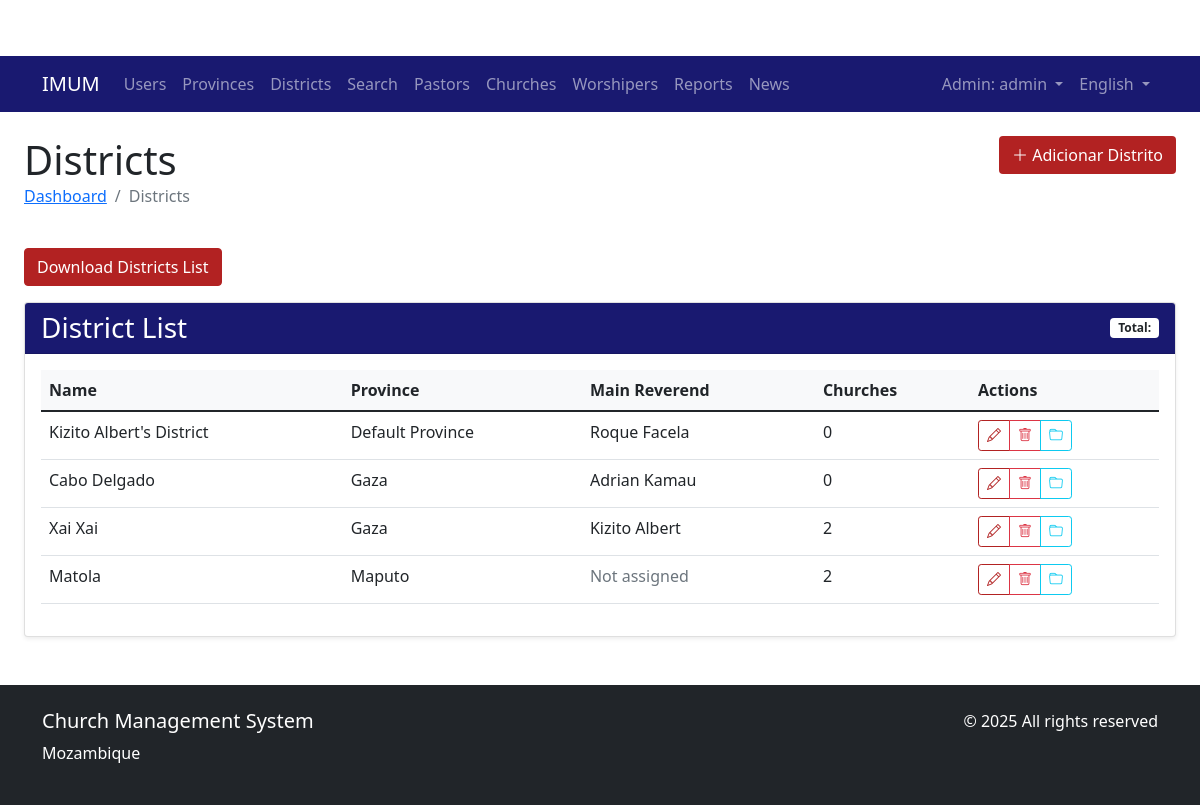
Page /districts/ (signed in) on the committed database.
### church/models.py (models this page shows, shortened)
class User(AbstractUser):
    ROLE_CHOICES = (
        ('ADMIN', _('Admin')),
        ('MAIN_REVEREND', _('Main Reverend')),
        ('PASTOR', _('Pastor')),
    )
    GENDER_CHOICES = (
        ('M', _('Male')),
        ('F', _('Female')),
        ('O', _('Other')),
    )
    PASTOR_CATEGORY_CHOICES = (
        ('DEACON', _('Deacon')),
        ('PROBATIONARY', _('Probationary')),
        ('PRESBYTER', _('Presbyter')),
    )
    role = models.CharField(max_length=20, choices=ROLE_CHOICES, default='PASTOR')
    phone_number = models.CharField(max_length=20, blank=True, null=True)
    profile_picture = models.ImageField(upload_to='profile_pics/', blank=True, null=True)
    address = models.TextField(blank=True, null=True)
    gender = models.CharField(max_length=1, choices=GENDER_CHOICES, blank=True, null=True)
    date_of_birth = models.DateField(blank=True, null=True)
    created_by = models.ForeignKey(
        'self',
        on_delete=models.SET_NULL,
        null=True,
        blank=True,
        related_name='created_users',
        verbose_name=_('Created By')
    )
    groups = models.ManyToManyField(
        Group,
        verbose_name=_('groups'),
        blank=True,
        help_text=_(
            'The groups this user belongs to. A user will get all permissions '
            'granted to each of their groups.'
        ),
        related_name="church_user_set",
        related_query_name="church_user",
    )
    user_permissions = models.ManyToManyField(
        Permission,
        verbose_name=_('user permissions'),
        blank=True,
        help_text=_('Specific permissions for this user.'),
        related_name="church_user_set",
        related_query_name="church_user",
    )
    pastor_category = models.CharField(
        max_length=20,
        choices=PASTOR_CATEGORY_CHOICES,
        null=True,
        blank=True,
        verbose_name=_('Pastor Category')
    )
    class Meta:
        verbose_name = _('user')
        verbose_name_plural = _('users')

class District(models.Model):
    name = models.CharField(max_length=100)
    province = models.ForeignKey(Province, on_delete=models.CASCADE, related_name='districts')
    main_reverend = models.ForeignKey(User, on_delete=models.SET_NULL, null=True, blank=True,
                                    limit_choices_to={'role': 'MAIN_REVEREND'})
    class Meta:
        verbose_name = _('District')
        verbose_name_plural = _('Districts')
        ordering = ['province', 'name']
        unique_together = ('name', 'province')

class Province(models.Model):
    name = models.CharField(max_length=100, unique=True)
    code = models.CharField(max_length=10, unique=True)
    class Meta:
        verbose_name = _('Province')
        verbose_name_plural = _('Provinces')
        ordering = ['name']

### church/views.py (the view)
# urls.py: path('districts/', views.district_list, name='district_list'),
@login_required
def district_list(request):
    if not request.user.is_superuser and request.user.role != 'ADMIN':
        messages.error(request, _('You do not have permission to view this page.'))
        return redirect('dashboard')
    queryset = District.objects.all().order_by('province', 'name')
    districts, per_page = get_paginated_queryset(request, queryset)
    context = {
        'districts': districts,
        'per_page': per_page,
    }
    return render(request, 'church/location/district_list.html', context)

### church/views.py (called while the page is built)
def get_paginated_queryset(request, queryset, default_per_page=30):
    per_page = request.GET.get('per_page', default_per_page)
    try:
        per_page = int(per_page)
        if per_page not in [30, 50, 100]:
            per_page = default_per_page
    except ValueError:
        per_page = default_per_page
    paginator = Paginator(queryset, per_page)
    page = request.GET.get('page')
    paginated = paginator.get_page(page)
    return paginated, per_page

### templates/church/location/district_list.html (shortened to what this page needs)
{% extends "church/base.html" %}
{% load i18n %}
{% block content %}
<div class="container-fluid">
    <div class="row mb-4">
        <div class="col">
            <h1 class="mb-0">{% trans "Districts" %}</h1>
            <nav aria-label="breadcrumb">
                <ol class="breadcrumb">
                    <li class="breadcrumb-item"><a href="{% url 'church:dashboard' %}">{% trans "Dashboard" %}</a></li>
                    <li class="breadcrumb-item active" aria-current="page">{% trans "Districts" %}</li>
                </ol>
            </nav>
        </div>
        <div class="col-auto">
            <a href="{% url 'church:district_create' %}" class="btn" style="background-color: #B22222; color: white;">
                <i class="bi bi-plus-lg"></i> {% trans "Add District" %}
            </a>
        </div>
    </div>
    <div class="mb-3">
        <a href="{% url 'church:download_reports' %}?type=districts" class="btn btn-primary">{% trans "Download Districts List" %}</a>
    </div>
    <div class="card shadow-sm">
        <div class="card-header" style="background-color: #191970; color: white;">
            <div class="d-flex justify-content-between align-items-center">
                <h3 class="card-title mb-0">{% trans "District List" %}</h3>
                <span class="badge bg-white text-dark">
                    {% trans "Total" %}: {{ districts.count }}
                </span>
            </div>
        </div>
        <div class="card-body">
            {% if districts %}
            <div class="table-responsive">
                <table class="table table-hover">
                    <thead>
                        <tr>
                            <th>{% trans "Name" %}</th>
                            <th>{% trans "Province" %}</th>
                            <th>{% trans "Main Reverend" %}</th>
                            <th>{% trans "Churches" %}</th>
                            <th>{% trans "Actions" %}</th>
                        </tr>
                    </thead>
                    <tbody>
                        {% for district in districts %}
                        <tr>
                            <td>{{ district.name }}</td>
                            <td>{{ district.province.name }}</td>
                            <td>
                                {% if district.main_reverend %}
                                    {{ district.main_reverend.get_full_name|default:district.main_reverend.username }}
                                {% else %}
                                    <span class="text-muted">{% trans "Not assigned" %}</span>
                                {% endif %}
                            </td>
                            <td>{{ district.churches.count }}</td>
                            <td>
                                <div class="btn-group btn-group-sm">
                                    <a href="{% url 'church:district_edit' district.pk %}" class="btn btn-outline-primary" title="{% trans 'Edit' %}">
                                        <i class="bi bi-pencil"></i>
                                    </a>
                                    <a href="{% url 'church:district_delete' district.pk %}" class="btn btn-outline-danger" title="{% trans 'Delete' %}">
                                        <i class="bi bi-trash"></i>
                                    </a>
                                    <a href="{% url 'church:church_list' %}?district={{ district.pk }}" class="btn btn-outline-info" title="{% trans 'View Churches' %}">
                                        <i class="bi bi-folder"></i>
                                    </a>
                                </div>
                            </td>
                        </tr>
                        {% endfor %}
                    </tbody>
                </table>
            </div>
            {% endif %}
        </div>
    </div>
</div>
{% endblock %}

### templates/church/base.html (shortened to what this page needs)
<!DOCTYPE html>
{% load i18n static %}
<html lang="{% if LANGUAGE_CODE %}{{ LANGUAGE_CODE }}{% else %}en{% endif %}">
<head>
    <link href="https://cdn.jsdelivr.net/npm/bootstrap@5.1.3/dist/css/bootstrap.min.css" rel="stylesheet">
    <link rel="stylesheet" href="https://cdn.jsdelivr.net/npm/bootstrap-icons@1.8.1/font/bootstrap-icons.css">
    <link rel="stylesheet" href="{% static 'css/custom.css' %}">
</head>
<body>
    <nav class="navbar navbar-expand-lg navbar-dark" style="background-color: #191970;">
        <div class="container">
            <a class="navbar-brand" href="{% url 'church:dashboard' %}">IMUM</a>
            <div class="collapse navbar-collapse" id="navbarNav">
                <ul class="navbar-nav me-auto">
                    {% if user.is_authenticated %}
                        {% if user.is_superuser or user.role == 'ADMIN' %}
                            <li class="nav-item">
                                <a class="nav-link" href="{% url 'church:user_list' %}">{% trans "Users" %}</a>
                            </li>
                            <li class="nav-item">
                                <a class="nav-link" href="{% url 'church:province_list' %}">{% trans "Provinces" %}</a>
                            </li>
                            <li class="nav-item">
                                <a class="nav-link" href="{% url 'church:district_list' %}">{% trans "Districts" %}</a>
                            </li>
                            <li class="nav-item">
                                <a class="nav-link" href="{% url 'church:search' %}">{% trans "Search" %}</a>
                            </li>
                        {% endif %}
                        {% if user.is_superuser or user.role == 'ADMIN' or user.role == 'MAIN_REVEREND' %}
                            <li class="nav-item">
                                <a class="nav-link" href="{% url 'church:pastor_list' %}">{% trans "Pastors" %}</a>
                            </li>
                            <li class="nav-item">
                                <a class="nav-link" href="{% url 'church:church_list' %}">{% trans "Churches" %}</a>
                            </li>
                        {% endif %}
                        <li class="nav-item">
                            <a class="nav-link" href="{% url 'church:worshiper_list' %}">{% trans "Worshipers" %}</a>
                        </li>
                        <li class="nav-item">
                            <a class="nav-link" href="{% url 'church:reports' %}">{% trans "Reports" %}</a>
                        </li>
                        <li class="nav-item">
                            <a class="nav-link" href="{% url 'church:news_list' %}">{% trans "News" %}</a>
                        </li>
                    {% endif %}
                </ul>
                <ul class="navbar-nav">
                    {% if user.is_authenticated %}
                        <li class="nav-item dropdown">
                            <a class="nav-link dropdown-toggle" href="#" id="navbarDropdown" role="button" data-bs-toggle="dropdown">
                                {{ user.get_role_display }}: {{ user.username }}
                            </a>
                        </li>
                    {% else %}
                        <li class="nav-item">
                            <a class="nav-link" href="{% url 'church:login' %}">{% trans "Login" %}</a>
                        </li>
                    {% endif %}
                    <li class="nav-item dropdown">
                        <a class="nav-link dropdown-toggle" href="#" id="languageDropdown" role="button" data-bs-toggle="dropdown">
                            {% if LANGUAGE_CODE == 'pt' %}Português{% else %}English{% endif %}
                        </a>
                    </li>
                </ul>
            </div>
        </div>
    </nav>
    <div class="container-fluid mt-4">
        {% block content %}
        {% endblock %}
    </div>
    <footer class="bg-dark text-white py-4 mt-5">
        <div class="container">
            <div class="row">
                <div class="col-md-6">
                    <h5>{% trans "Church Management System" %}</h5>
                    <p>{% trans "Mozambique" %}</p>
                </div>
                <div class="col-md-6 text-md-end">
                    <p>&copy; {% now "Y" %} {% trans "All rights reserved" %}</p>
                </div>
            </div>
        </div>
    </footer>
</body>
</html>

### static/css/custom.css (style rules this page uses)
:root { --primary-color: #B22222; --secondary-color: #191970; }
body { padding-top: 56px; }
.btn-primary { background-color: var(--primary-color); border-color: var(--primary-color); }
.btn-outline-primary { color: var(--primary-color); border-color: var(--primary-color); }
.navbar { background-color: var(--secondary-color) !important; }
.card-header { font-weight: 600; }
.table th { background-color: #f8f9fa; }

### rows in the picture
User: role "Admin", username "admin"
District: name "Kizito Albert's District", province.name "Default Province", main_reverend.get_full_name "Roque Facela", churches.count "0"
District: name "Cabo Delgado", province.name "Gaza", main_reverend.get_full_name "Adrian Kamau", churches.count "0"
District: name "Xai Xai", province.name "Gaza", main_reverend.get_full_name "Kizito Albert", churches.count "2"
District: name "Matola", province.name "Maputo", churches.count "2"
